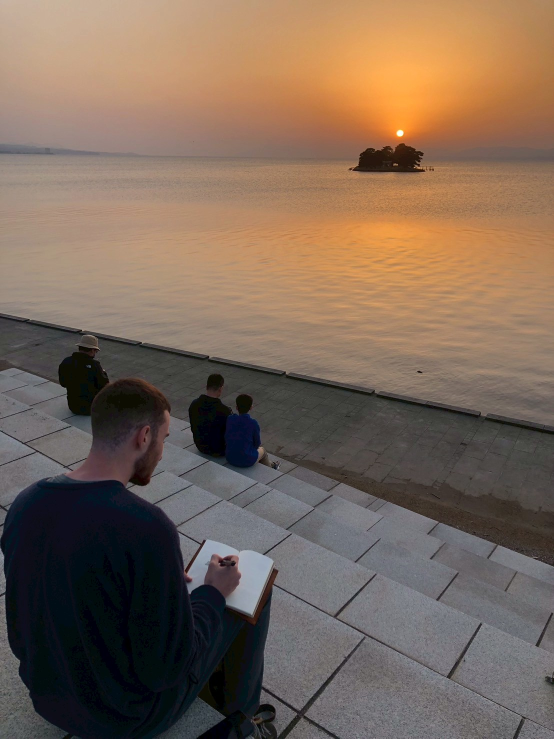
#> input picture content/15362313/233111211541/2411341132/drawing.jpeg, 1108 x 1477 px (shown at 1/2 size)
$ python -i asciify_mk2.py   (imports and definitions only)
#> lines starting #> are read from the running program, lines starting #| are printed output that depends on the picture
#!/usr/bin/env python3
"""
Variable-width ASCII renderer for Google Docs-style text rows.

This version treats every output line as a search problem: choose a variable
width sequence of glyph screenshots whose rendered pixels minimize mean
absolute distance from a horizontal strip of the source image.
"""

from __future__ import annotations

import argparse
import concurrent.futures
import json
import math
import random
import shutil
import subprocess
import sys
import threading
import time
from dataclasses import dataclass
from pathlib import Path
from typing import Any, Callable, Iterable

import numpy as np
from PIL import Image, ImageOps


IMAGE_EXTS = {".jpg", ".jpeg", ".png", ".bmp", ".gif", ".tiff", ".webp"}
SIZE_ONE_LINE_WIDTH = 9019
SIZE_ONE_SAFE_LINE_WIDTH = round(SIZE_ONE_LINE_WIDTH * 0.95)
SIZE_ONE_ACTUAL_POINTS = 2.25

# Legacy custom-capture order. Calibrated runs use explicit manifests.
DEFAULT_CAPTURE_ORDER = (
    "abcdefghijklmnopqrstuvwxyz"
    "ABCDEFGHIJKLMNOPQRSTUVWXYZ"
    "1234567890"
    "!@#$%^&*()-_+={}[]|\\;\"'?/.,~`"
)


@dataclass(frozen=True)
class Glyph:
    char: str
    pixels: np.ndarray
    width: int
    height: int
    path: str | None = None
    synthetic: bool = False


@dataclass(frozen=True)
class BeamState:
    text: str
    width: float
    error_sum: float


@dataclass(frozen=True)
class LineResult:
    line_index: int
    text: str
    score: float
    distance: float
    rendered_width: int
    char_count: int

    # [9 lines left out: function to_json, not called in this run]


@dataclass(frozen=True)
class CandidateEvaluation:
    num_lines: int
    sampled_lines: list[int]
    mean_score: float
    mean_distance: float
    score_per_line: float
    tuning_score: float

    # [9 lines left out: function to_json, not called in this run]


def _composite_on_white(image: Image.Image) -> Image.Image:
    if "A" not in image.getbands():
        return image.convert("L")

    rgba = image.convert("RGBA")
    background = Image.new("RGBA", rgba.size, (255, 255, 255, 255))
    background.alpha_composite(rgba)
    return background.convert("L")


def image_to_array(image: Image.Image) -> np.ndarray:
    gray = _composite_on_white(image)
    return np.asarray(gray, dtype=np.float32) / 255.0


# [1047 lines left out: functions load_image_array, vertically_squish_source, image_paths, decode_char_label, load_manifest, load_glyphs and 18 more, not called in this run]


# [2 lines not run here, left out]

>>> from PIL import Image
>>> picture = Image.open('../../../content/15362313/233111211541/2411341132/drawing.jpeg')
#> picture is the input picture: PIL image 1108x1477 RGB; mean R, G, B 123.3, 103.4, 88.4
>>> result = image_to_array(picture)
#> in _composite_on_white, `return image.convert("L")`:
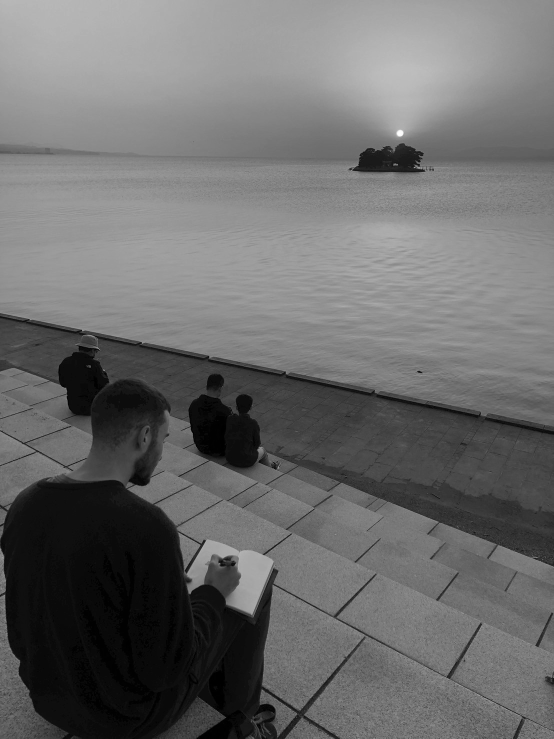
#> returned value: PIL image 1108x1477 L (shown at 1/2 size); min 0, max 254, mean 107.6

$ run again, on content/15362313/233111211541/2411341132/nanaka.jpeg
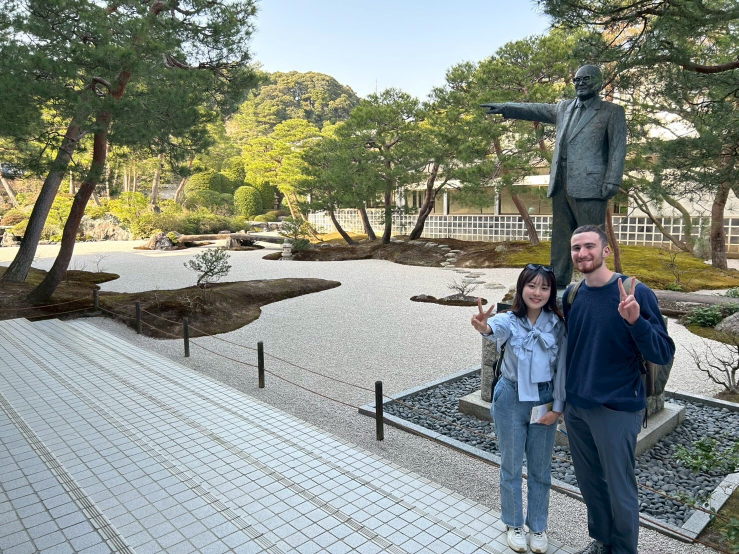
#> input picture content/15362313/233111211541/2411341132/nanaka.jpeg, 1477 x 1108 px (shown at 1/2 size)
#> picture is the input picture: PIL image 1477x1108 RGB; mean R, G, B 134.3, 141.1, 131.7
#> in _composite_on_white, `return image.convert("L")`:
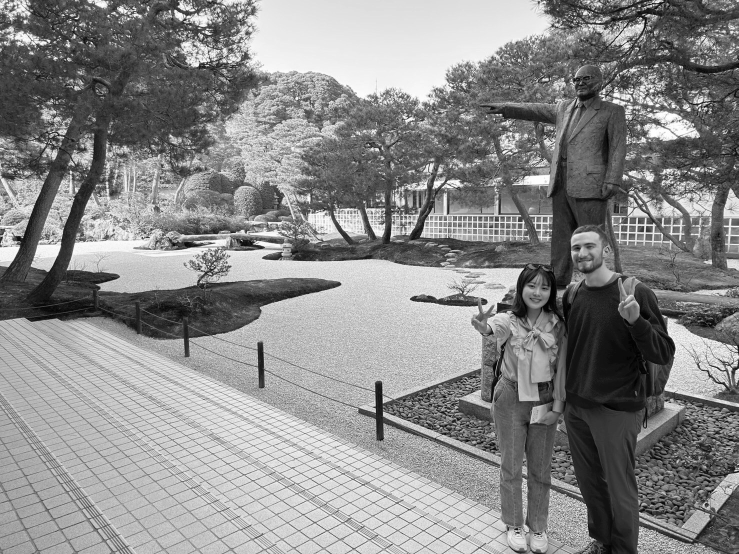
#> returned value: PIL image 1477x1108 L (shown at 1/2 size); min 0, max 255, mean 138

$ run again, on content/15362313/233111211541/2411341132/brokenboat.JPG
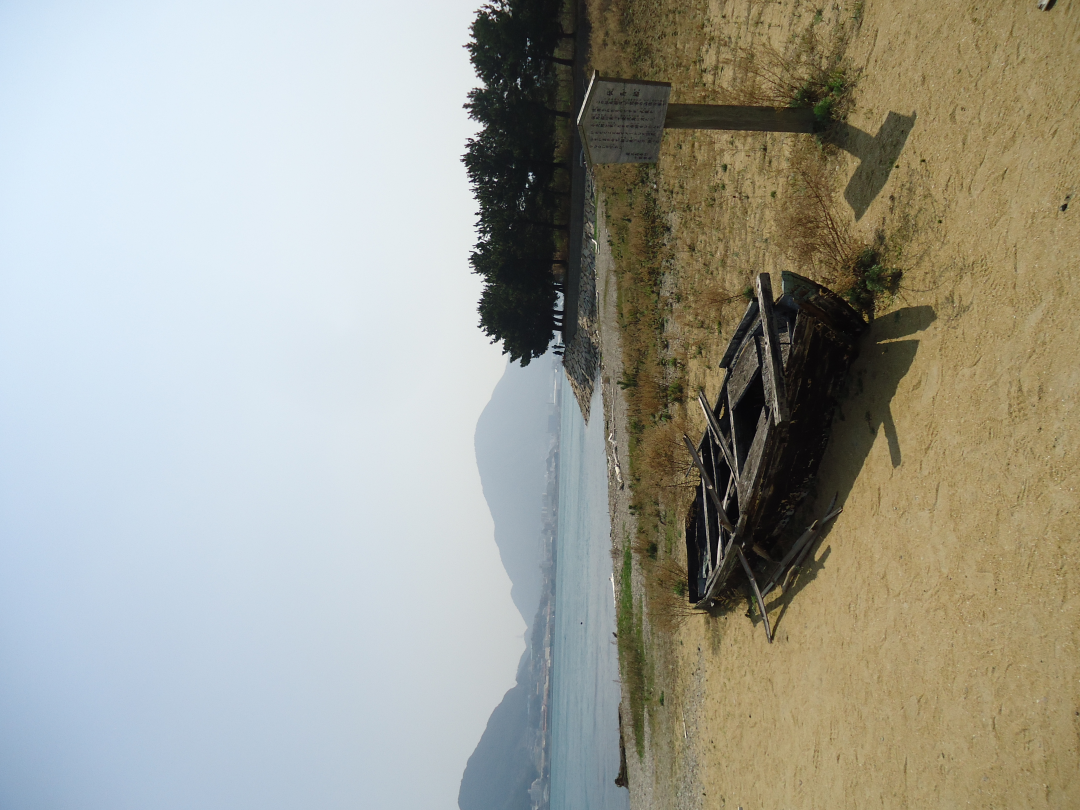
#> input picture content/15362313/233111211541/2411341132/brokenboat.JPG, 4320 x 3240 px (shown at 1/4 size)
#> picture is the input picture: PIL image 4320x3240 RGB; mean R, G, B 160.6, 161.2, 151.2
#> in _composite_on_white, `return image.convert("L")`:
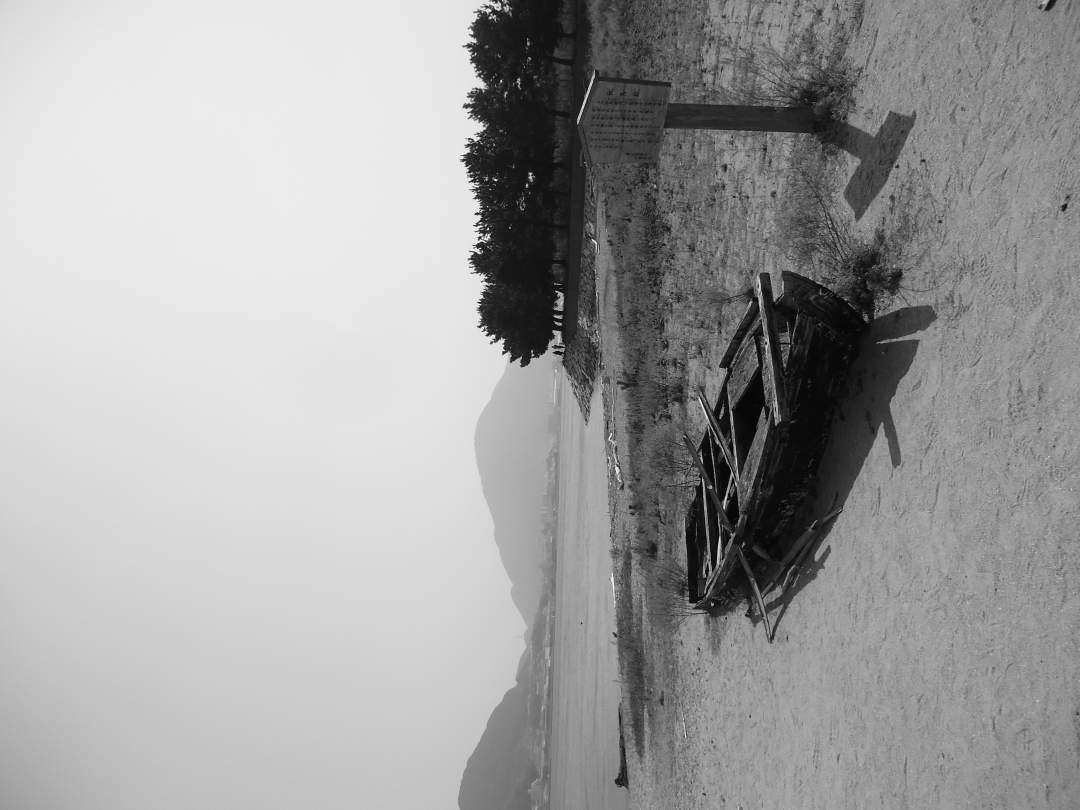
#> returned value: PIL image 4320x3240 L (shown at 1/4 size); min 0, max 254, mean 159.9
